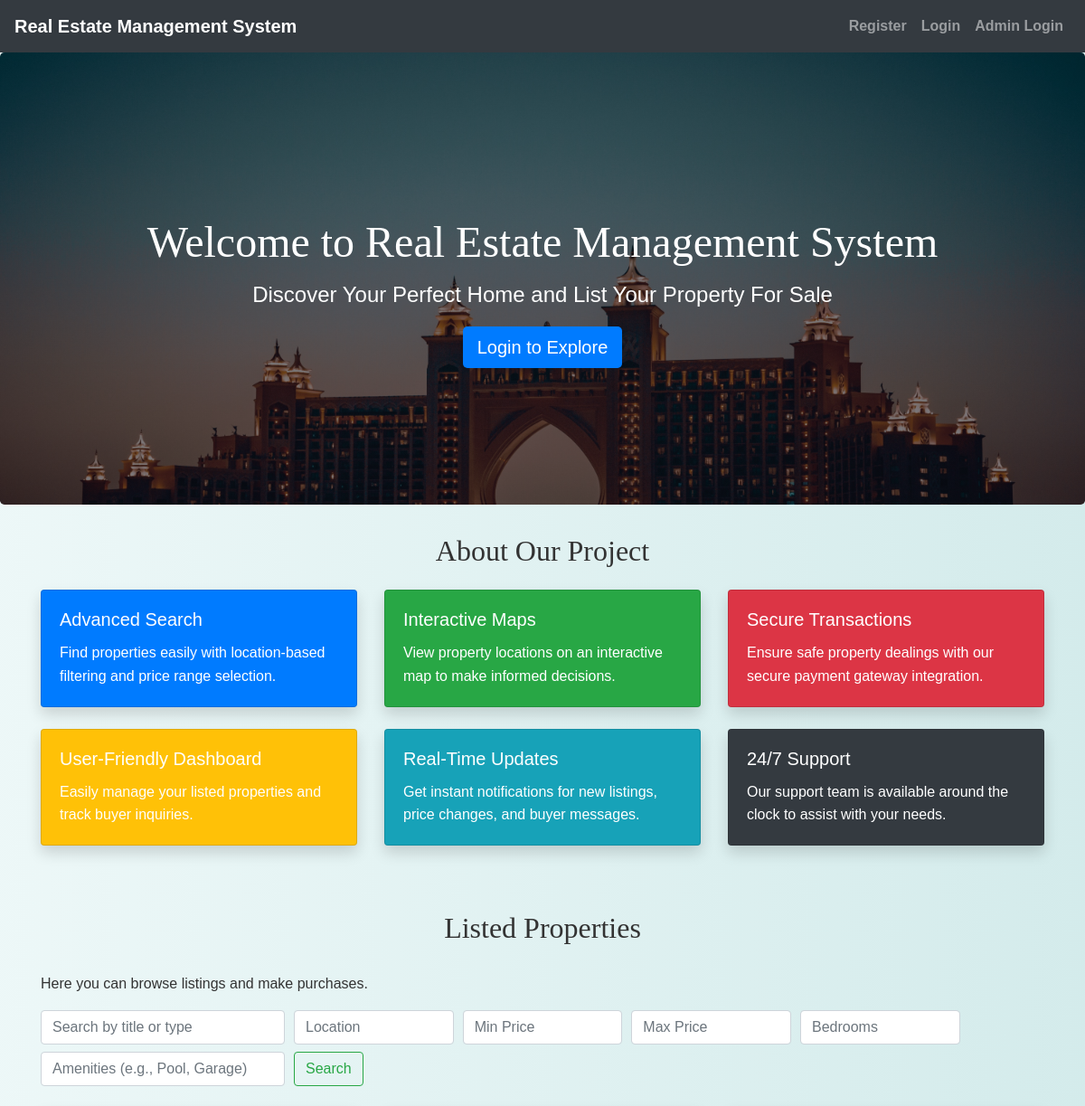
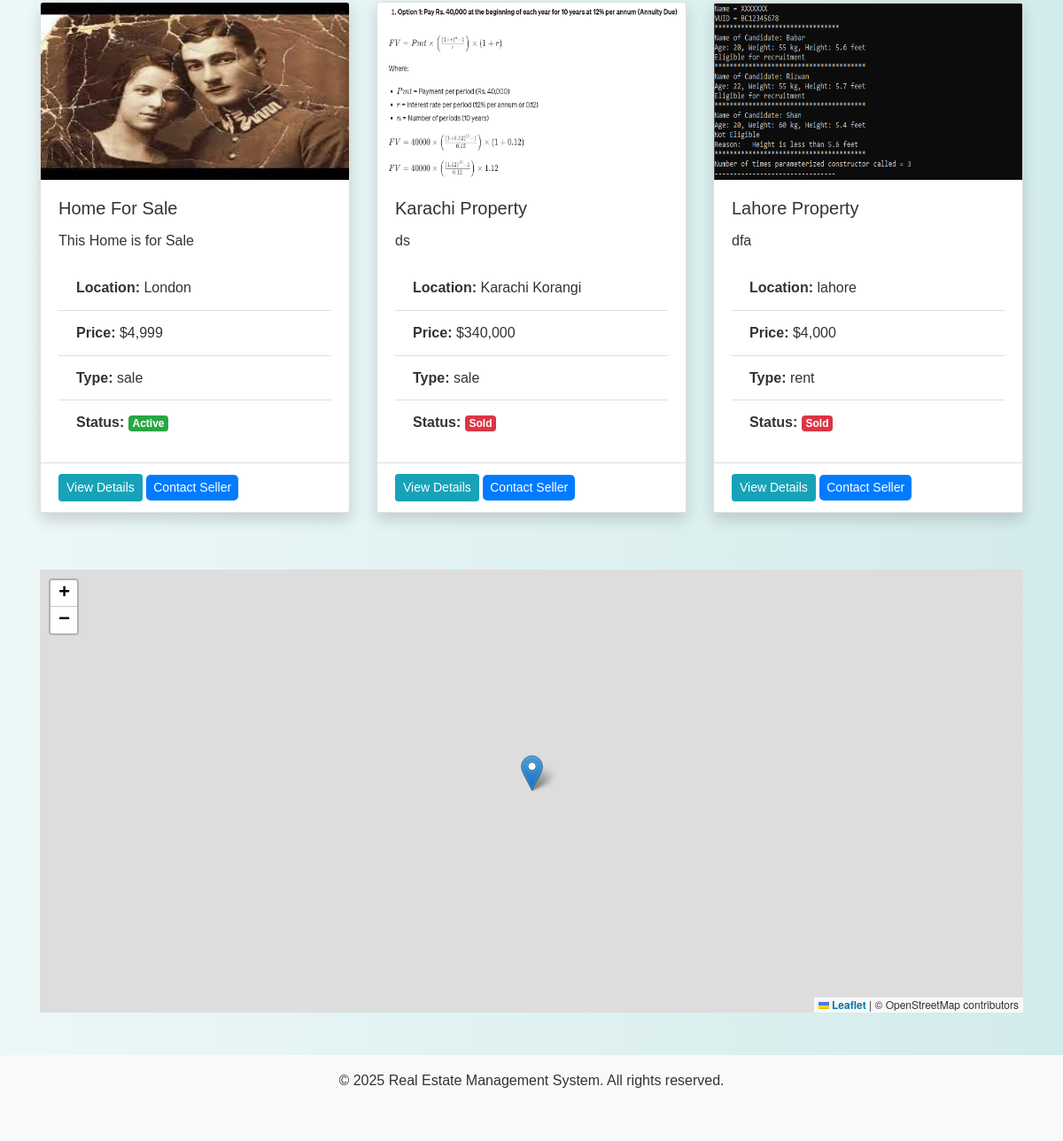
The page / on the database its author committed (2 pictures, top to bottom).
### tables this page shows
CREATE TABLE `properties` (
  `property_id` int(11) NOT NULL,
  `user_id` int(11) DEFAULT NULL,
  `title` varchar(255) NOT NULL,
  `description` text NOT NULL,
  `location` varchar(255) NOT NULL,
  `price` decimal(10,2) NOT NULL,
  `property_type` enum('rent','sale') NOT NULL,
  `amenities` text DEFAULT NULL,
  `image` varchar(255) DEFAULT NULL,
  `bedrooms` int(11) NOT NULL,
  `latitude` decimal(10,8) NOT NULL,
  `longitude` decimal(11,8) NOT NULL,
  `status` enum('Active','Sold') DEFAULT 'Active'
);

### index.php (the view, shortened to what this page needs)
<?php
include('config.php');
$search_query = "";
$location_filter = "";
$price_min = "";
$price_max = "";
$bedrooms_filter = "";
$amenities_filter = "";
if ($_SERVER["REQUEST_METHOD"] == "GET") {
    $search_query = $_GET['search'] ?? "";
    $location_filter = $_GET['location'] ?? "";
    $price_min = $_GET['price_min'] ?? "";
    $price_max = $_GET['price_max'] ?? "";
    $bedrooms_filter = $_GET['bedrooms'] ?? "";
    $amenities_filter = $_GET['amenities'] ?? "";
}
$sql = "SELECT p.property_id, p.title, p.status, p.description, p.location, p.price,
        p.property_type, p.bedrooms, p.amenities, p.image
        FROM Properties p WHERE 1=1";
if ($stmt = mysqli_prepare($conn, $sql)) {
    mysqli_stmt_execute($stmt);
    $result = mysqli_stmt_get_result($stmt);
    $properties = mysqli_fetch_all($result, MYSQLI_ASSOC);
} else {
    die("Error preparing SQL statement: " . mysqli_error($conn));
}
?>
<!DOCTYPE html>
<html>
<head>
    <link rel="stylesheet" href="https://maxcdn.bootstrapcdn.com/bootstrap/4.5.2/css/bootstrap.min.css">
    <link rel="stylesheet" href="./css/style.css">
<link rel="stylesheet" href="https://unpkg.com/leaflet@1.9.3/dist/leaflet.css" />
</head>
<body>
<?php
include('navbar.php');
?>
<div class="jumbotron text-center">
    <h1>Welcome to Real Estate Management System</h1>
    <p>Discover Your Perfect Home and List Your Property For Sale</p>
    <a href="login.php" class="btn btn-primary btn-lg">Login to Explore</a>
</div>
<div class="container">
<h2 class="text-center mb-4">About Our Project</h2>
<div class="row">
    <div class="col-md-4 mb-4">
        <div class="card text-white bg-primary shadow">
            <div class="card-body">
                <h5 class="card-title">Advanced Search</h5>
                <p class="card-text">Find properties easily with location-based filtering and price range selection.</p>
            </div>
        </div>
    </div>
    <div class="col-md-4 mb-4">
        <div class="card text-white bg-success shadow">
            <div class="card-body">
                <h5 class="card-title">Interactive Maps</h5>
                <p class="card-text">View property locations on an interactive map to make informed decisions.</p>
            </div>
        </div>
    </div>
    <div class="col-md-4 mb-4">
        <div class="card text-white bg-danger shadow">
            <div class="card-body">
                <h5 class="card-title">Secure Transactions</h5>
                <p class="card-text">Ensure safe property dealings with our secure payment gateway integration.</p>
            </div>
        </div>
    </div>
    <div class="col-md-4 mb-4">
        <div class="card text-white bg-warning shadow">
            <div class="card-body">
                <h5 class="card-title">User-Friendly Dashboard</h5>
                <p class="card-text">Easily manage your listed properties and track buyer inquiries.</p>
            </div>
        </div>
    </div>
    <div class="col-md-4 mb-4">
        <div class="card text-white bg-info shadow">
            <div class="card-body">
                <h5 class="card-title">Real-Time Updates</h5>
                <p class="card-text">Get instant notifications for new listings, price changes, and buyer messages.</p>
            </div>
        </div>
    </div>
    <div class="col-md-4 mb-4">
        <div class="card text-white bg-dark shadow">
            <div class="card-body">
                <h5 class="card-title">24/7 Support</h5>
                <p class="card-text">Our support team is available around the clock to assist with your needs.</p>
            </div>
        </div>
    </div>
</div>
</div>
<div class="container mt-5">
        <h2>Listed Properties</h2>
        <p>Here you can browse listings and make purchases.</p>
    <form action="<?php echo htmlspecialchars($_SERVER["PHP_SELF"]); ?>" method="get" class="form-row mb-4">
        <div class="col-md-3">
            <input type="text" name="search" class="form-control" placeholder="Search by title or type" value="<?php echo htmlspecialchars($search_query); ?>">
        </div>
        <div class="col-md-2">
            <input type="text" name="location" class="form-control" placeholder="Location" value="<?php echo htmlspecialchars($location_filter); ?>">
        </div>
        <div class="col-md-2">
            <input type="number" name="price_min" class="form-control" placeholder="Min Price" value="<?php echo htmlspecialchars($price_min); ?>">
        </div>
        <div class="col-md-2">
            <input type="number" name="price_max" class="form-control" placeholder="Max Price" value="<?php echo htmlspecialchars($price_max); ?>">
        </div>
        <div class="col-md-2">
            <input type="number" name="bedrooms" class="form-control" placeholder="Bedrooms" value="<?php echo htmlspecialchars($bedrooms_filter); ?>">
        </div>
        <div class="col-md-3 mt-2">
            <input type="text" name="amenities" class="form-control" placeholder="Amenities (e.g., Pool, Garage)" value="<?php echo htmlspecialchars($amenities_filter); ?>">
        </div>
        <div class="col-md-2 mt-2">
            <button type="submit" class="btn btn-outline-success">Search</button>
        </div>
    </form>
<div class="row">
    <?php foreach ($properties as $property) : ?>
        <div class="col-md-4 mb-4">
            <div class="card shadow h-100 d-flex flex-column">
                <img src="./seller/<?php echo htmlspecialchars($property['image']); ?>" class="card-img-top" alt="Property Image">
                <div class="card-body d-flex flex-column">
                    <h5 class="card-title"><?php echo htmlspecialchars($property['title']); ?></h5>
                    <p class="card-text flex-grow-1"><?php echo htmlspecialchars($property['description']); ?></p>
                    <ul class="list-group list-group-flush">
                        <li class="list-group-item"><strong>Location:</strong> <?php echo htmlspecialchars($property['location']); ?></li>
                        <li class="list-group-item"><strong>Price:</strong> $<?php echo number_format($property['price']); ?></li>
                        <li class="list-group-item"><strong>Type:</strong> <?php echo htmlspecialchars($property['property_type']); ?></li>
                        <li class="list-group-item">
                            <strong>Status:</strong>
                            <span class="badge <?php echo ($property['status'] == 'Sold') ? 'badge-danger' : 'badge-success'; ?>">
                                <?php echo htmlspecialchars($property['status']); ?>
                            </span>
                        </li>
                    </ul>
                </div>
                <div class="card-footer bg-white">
                    <a href="login.php" class="btn btn-info btn-sm">View Details</a>
                    <a href="login.php" class="btn btn-primary btn-sm">Contact Seller</a>
                </div>
            </div>
        </div>
    <?php endforeach; ?>
</div>
</div>
<div class="container">
<div id="map"></div>
</div>
<footer class="mt-5 py-3 bg-light">
    <div class="container text-center">
        <p>&copy; 2025 Real Estate Management System. All rights reserved.</p>
    </div>
</footer>
</body>
</html>

### css/style.css (style rules this page uses)
body { background: linear-gradient(90deg, rgba(233, 246, 246, 0.831), rgba(207, 233, 233, 0.9)); font-family: 'Arial', sans-serif; color: #333; line-height: 1.6; }
h1, h2, h3, h4 { text-align: center; margin-top: 30px; margin-bottom: 30px; font-family: 'Georgia', serif; }
.container { margin-bottom: 40px; }
.btn-primary { color: #fff; border: none; border-radius: 5px; cursor: pointer; transition: background-color 0.3s ease; }
a { color: #006666; text-decoration: none; font-weight: bold; }

### index.php (style rules this page uses)
.jumbotron { height: 500px; background-image: linear-gradient(rgba(0, 0, 0, 0.5), rgba(0, 0, 0, 0.5)), url('./images/hotel.jpg'); background-size: cover; color: white; display: flex; flex-direction: column; justify-content: center; align-items: center; }
.jumbotron h1 { font-size: 3rem; margin-bottom: 10px; }
.jumbotron p { font-size: 1.5rem; }
.card-img-top { height: 200px; }
#map { height: 500px; width: 100%; margin-bottom: 30px; }

### rows shown on the page
properties: image (picture), title "Home For Sale", description "This Home is for Sale", location "London", price "4,999", property_type "sale", status "Active"
properties: image (picture), title "Karachi Property", description "ds", location "Karachi Korangi", price "340,000", property_type "sale", status "Sold"
properties: image (picture), title "Lahore Property", description "dfa", location "lahore", price "4,000", property_type "rent", status "Sold"
